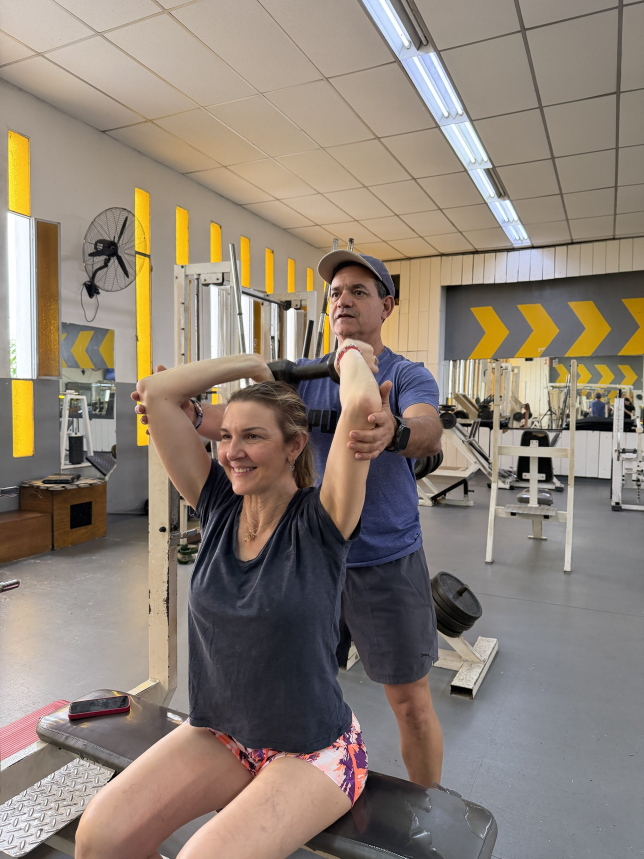
#> input picture posts/fotos/entrenamiento-personalizado.jpg, 1932 x 2576 px, given in place of logo-muros.png, which was not available (shown at 1/3 size)
$ python build_aviso_feriado_muros.py fotos/entrenamiento-personalizado.jpg
#> lines starting #> are read from the running program, lines starting #| are printed output that depends on the picture
from PIL import Image, ImageDraw, ImageFont
import os
here=os.path.dirname(os.path.abspath(__file__))
import sys
STORY="story" in sys.argv[1:]  # python build_aviso_feriado_muros.py story -> 1080x1920
W,H=(1080,1920) if STORY else (1080,1350)
S=200 if STORY else 0   # story: push content below the 250px top safe zone
Y=(249,235,30); K=(14,14,14); R=(220,35,40)
fd=os.path.join(here,"fonts")
ANTON=lambda sz: ImageFont.truetype(os.path.join(fd,"anton-latin-400-normal.woff"),sz)
OSW=lambda sz,w=700: ImageFont.truetype(os.path.join(fd,f"oswald-latin-{w}-normal.woff"),sz)

img=Image.new("RGBA",(W,H),Y+(255,))
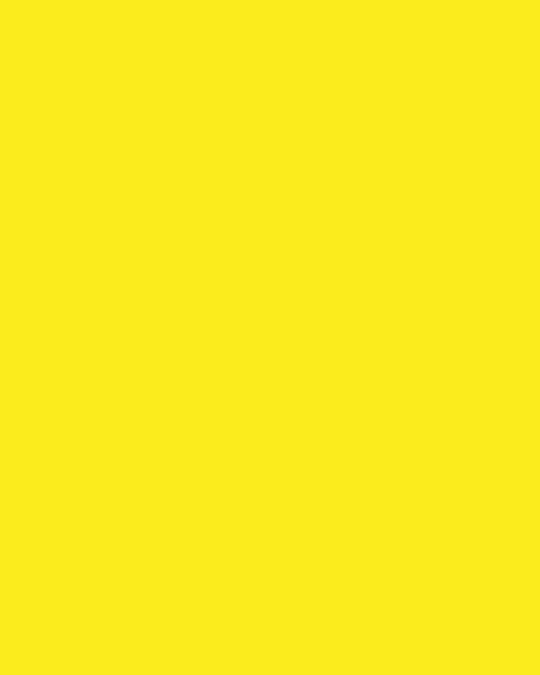
#> img: PIL image 1080x1350 RGBA (shown at 1/2 size); mean R, G, B, A 249, 235, 30, 255
d=ImageDraw.Draw(img)
# black header with a slanted edge
d.polygon([(0,0),(W,0),(W,300+S),(0,370+S)],fill=K)
logo=Image.open(os.path.join(here,"logo-muros.png")).convert("RGBA")
logo.thumbnail((380,215),Image.LANCZOS)
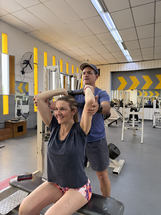
#> logo: PIL image 161x215 RGBA; mean R, G, B, A 141.1, 129.2, 118.2, 255
img.alpha_composite(logo,((W-logo.width)//2,50+(240 if STORY else 0)))
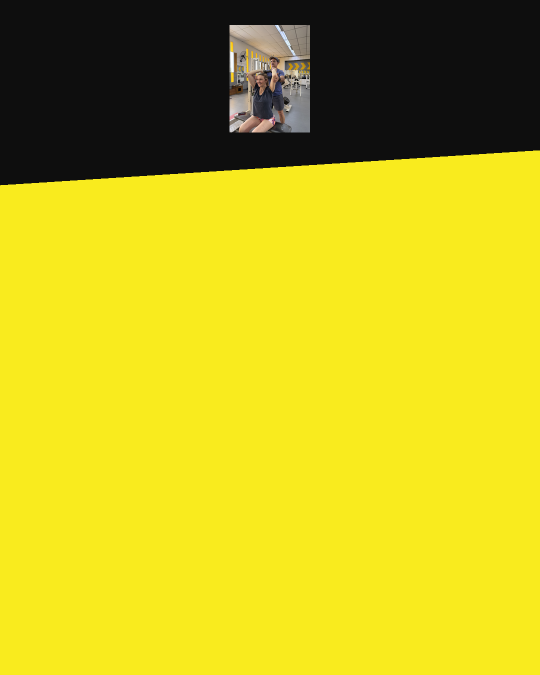
#> img: PIL image 1080x1350 RGBA (shown at 1/2 size); mean R, G, B, A 193.6, 182.8, 28.5, 255
d=ImageDraw.Draw(img)

d.text((W//2,445+S),"FERIADO NACIONAL",font=ANTON(118),fill=K,anchor="mm")

# LUNES - closed
d.text((70,530+S),"LUNES",font=ANTON(170),fill=K)
stamp=Image.new("RGBA",(470,170),(0,0,0,0)); sd=ImageDraw.Draw(stamp)
#> after `stamp = Image.new('RGBA', (470, 170), (0, 0, 0, 0))`: stamp: PIL image 470x170 RGBA; every value is 0
sd.rounded_rectangle((6,6,464,164),radius=18,outline=R,width=10)
sd.text((235,85),"CERRADO",font=ANTON(108),fill=R,anchor="mm")
stamp=stamp.rotate(-8,expand=True,resample=Image.BICUBIC)
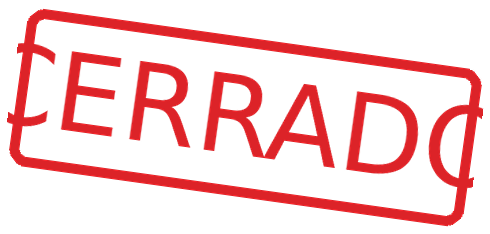
#> stamp: PIL image 490x234 RGBA; mean R, G, B, A 52.2, 8.1, 9.3, 52.9; transparent parts drawn white
img.alpha_composite(stamp,(W-60-stamp.width,545+S))
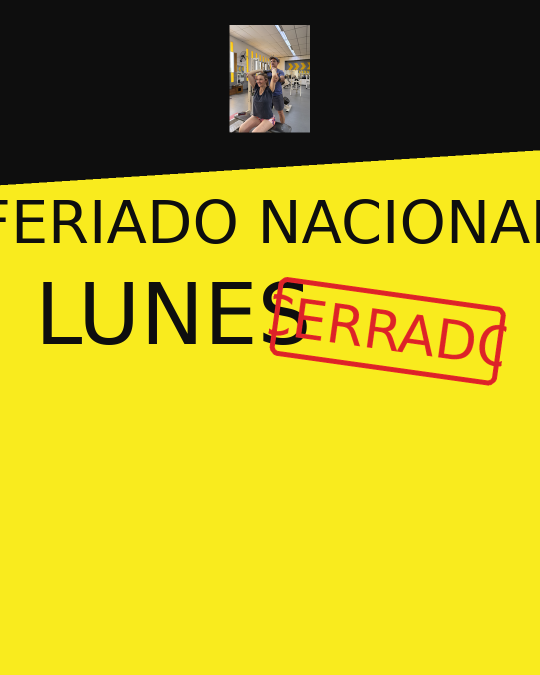
#> img: PIL image 1080x1350 RGBA (shown at 1/2 size); mean R, G, B, A 184.9, 171.8, 28.1, 255
d=ImageDraw.Draw(img)

d.line((70,775+S,W-70,775+S),fill=K,width=4)

# MIÉRCOLES - open
d.text((70,795+S),"MIÉRCOLES",font=ANTON(150),fill=K)
d.rectangle((70,990+S,W-70,1090+S),fill=K)
d.text((W//2,1040+S),"ABIERTO DE 7:00 A 21:30 HS",font=ANTON(70),fill=Y,anchor="mm")
d.text((W//2,1128+S),"GIMNASIO  +  SALA DE ENTRENAMIENTO GRUPAL",font=OSW(40),fill=K,anchor="mm")

d.rectangle((0,1190+S,W,H),fill=K)
d.text((W//2,1238+S),"WHATSAPP 3489 588703",font=OSW(52),fill=Y,anchor="mm")
d.text((W//2,1300+S),"AV. MITRE 926 · CAMPANA",font=OSW(36,500),fill="white",anchor="mm")
img.convert("RGB").save(os.path.join(here,"aviso-feriado-muros-historia.png" if STORY else "aviso-feriado-muros.png"),quality=95)
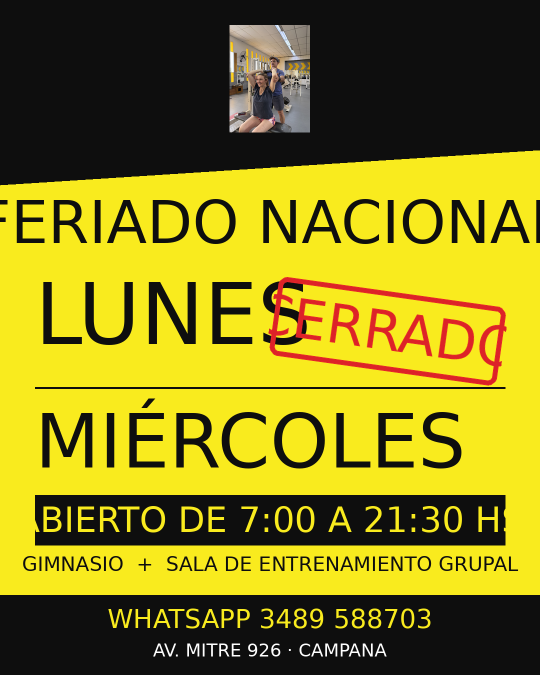
#> saved as aviso-feriado-muros.png: PIL image 1080x1350 RGB (shown at 1/2 size); mean R, G, B 138.7, 128.4, 25.5

$ run again, on posts/fotos/fuegos-artificiales.jpg
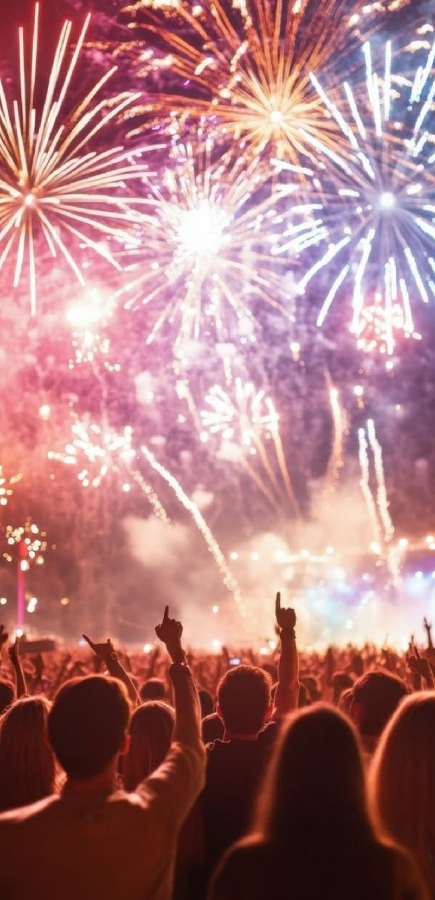
#> input picture posts/fotos/fuegos-artificiales.jpg, 870 x 1800 px, given in place of logo-muros.png, which was not available (shown at 1/2 size)
#> `img.alpha_composite(stamp,(W-60-stamp.width,545+S))`:
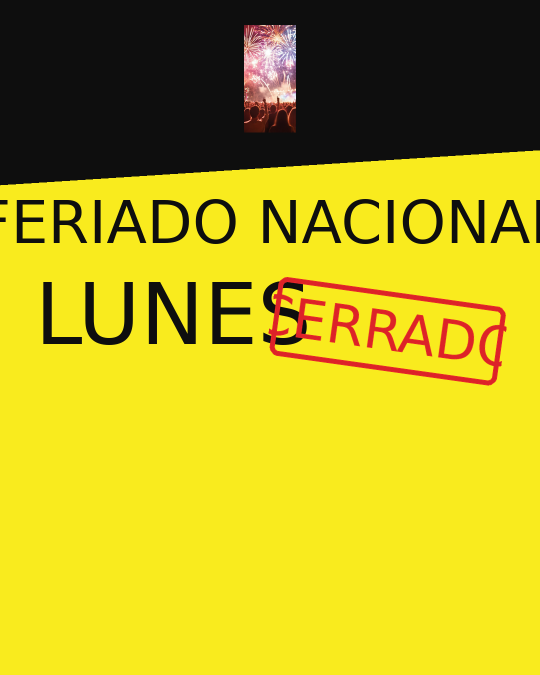
#> img: PIL image 1080x1350 RGBA (shown at 1/2 size); mean R, G, B, A 184.3, 170.7, 27.3, 255
#> `img.convert("RGB").save(os.path.join(here,"aviso-feriado-muros-histori..`:
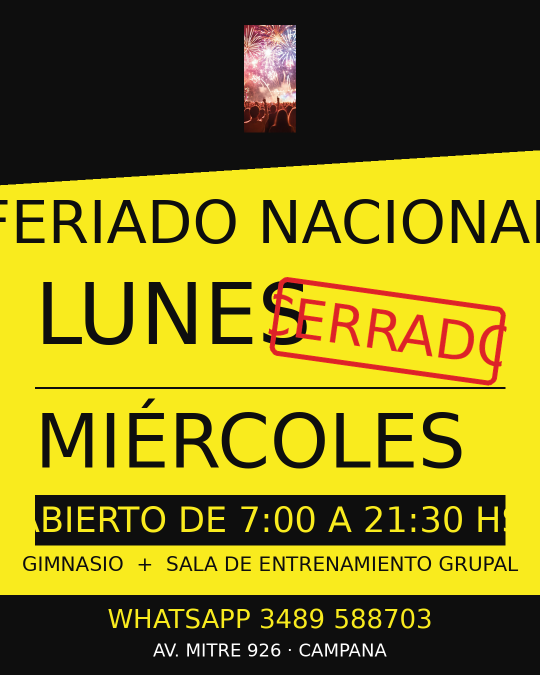
#> saved as aviso-feriado-muros.png: PIL image 1080x1350 RGB (shown at 1/2 size); mean R, G, B 138.1, 127.3, 24.7
